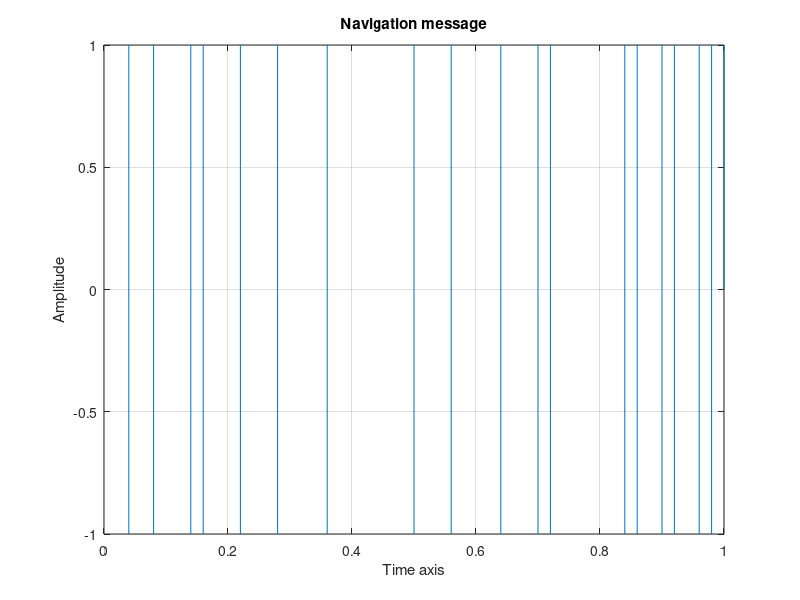

Here is the MATLAB script that generated this plot:
function nav = nav_message()
n=50;        % number of bits
%b = 2*(rand(1,n)>0.5)-1;
rng(2); % for reproducability
b = rand(1,n)>0.5;
n = 3069000/50;
bitrate = 50;
%fs = 100; % 2*fm nyquist frequency
T = length(b)/bitrate;
N = n*length(b);
dt = T/N;
t = 0:dt:T;
nav = zeros(1,length(t));
for i=1:length(b)
  if b(i)==1
    nav((i-1)*n+1:i*n) = 1;
  else
    nav((i-1)*n+1:i*n) = -1;
  end
end
figure(2) 
plot(t,nav); 
xlabel('Time axis'); 
ylabel('Amplitude'); 
title('Navigation message'); 
grid on 
end